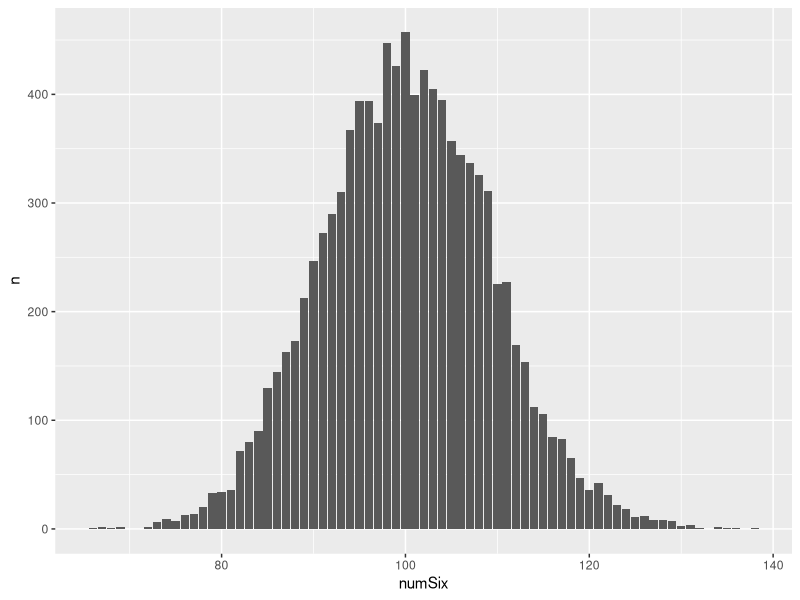
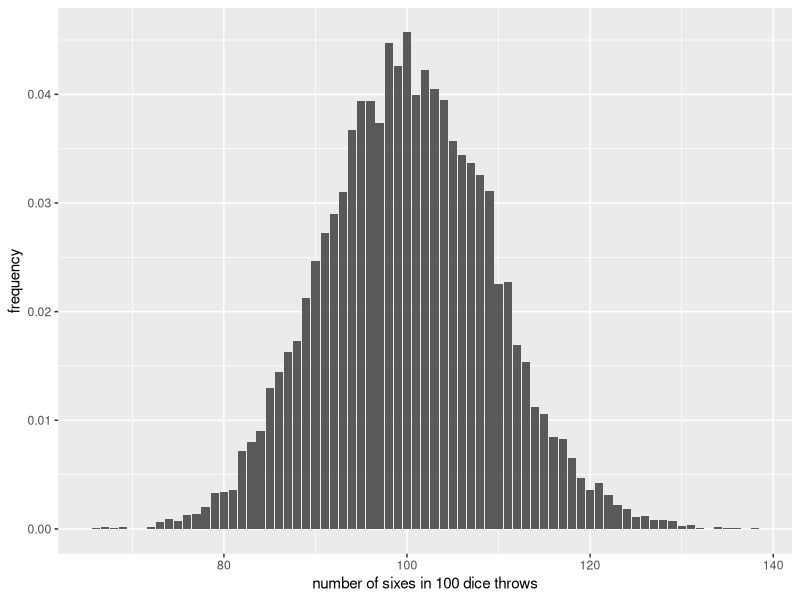
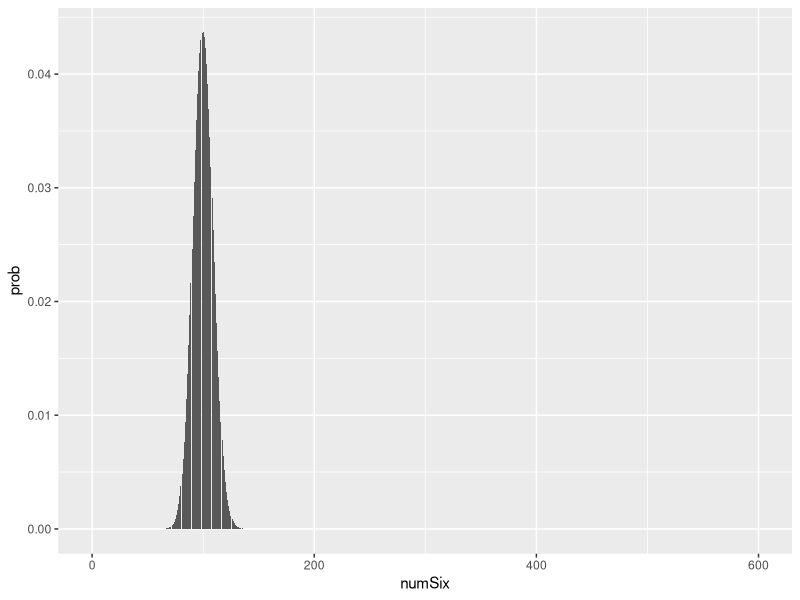
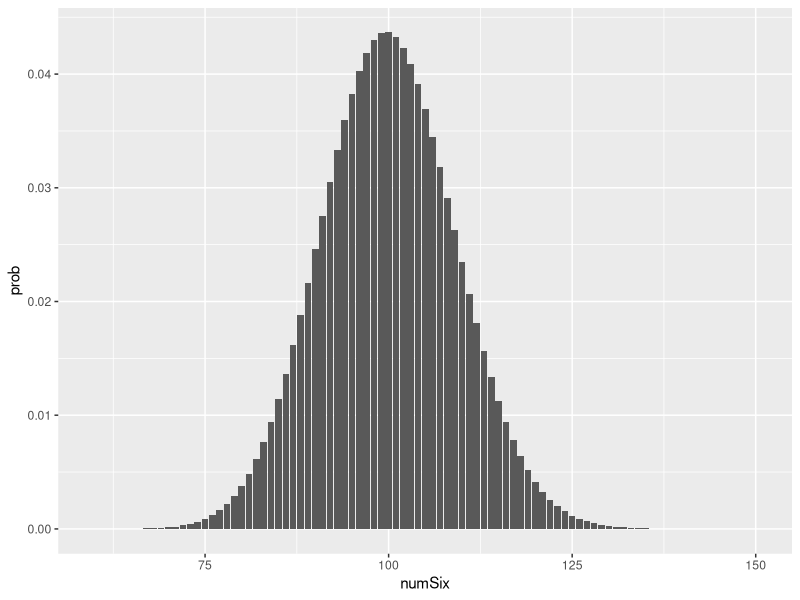
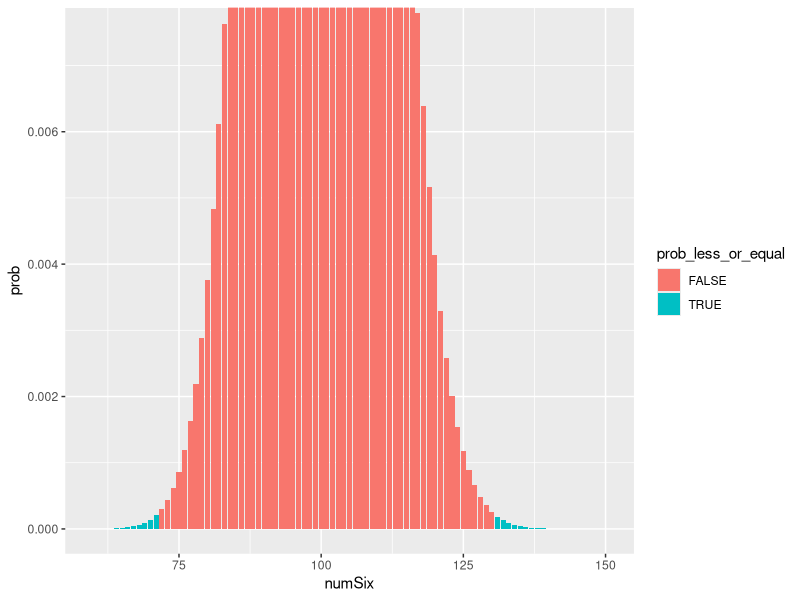
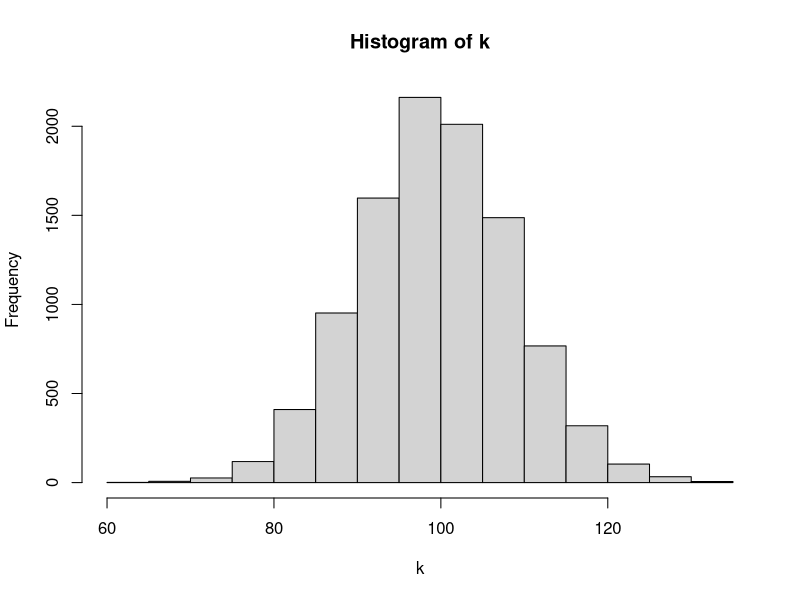
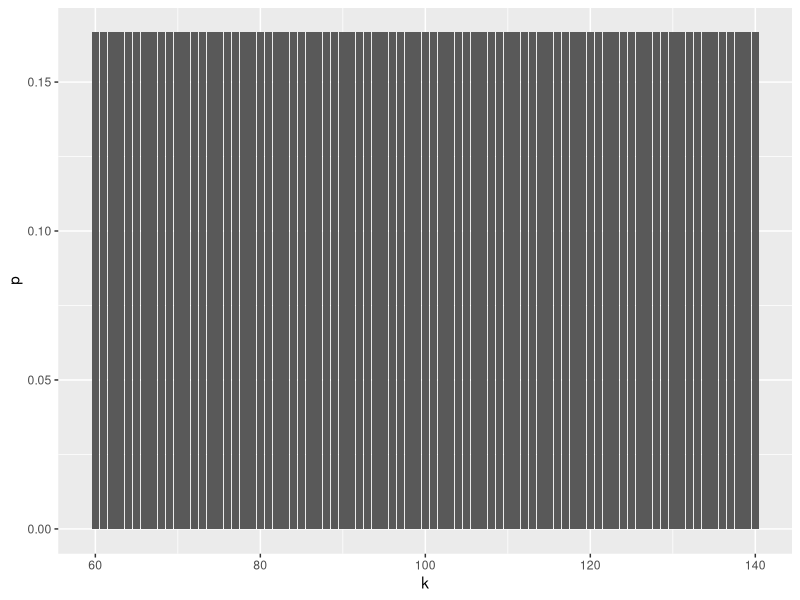
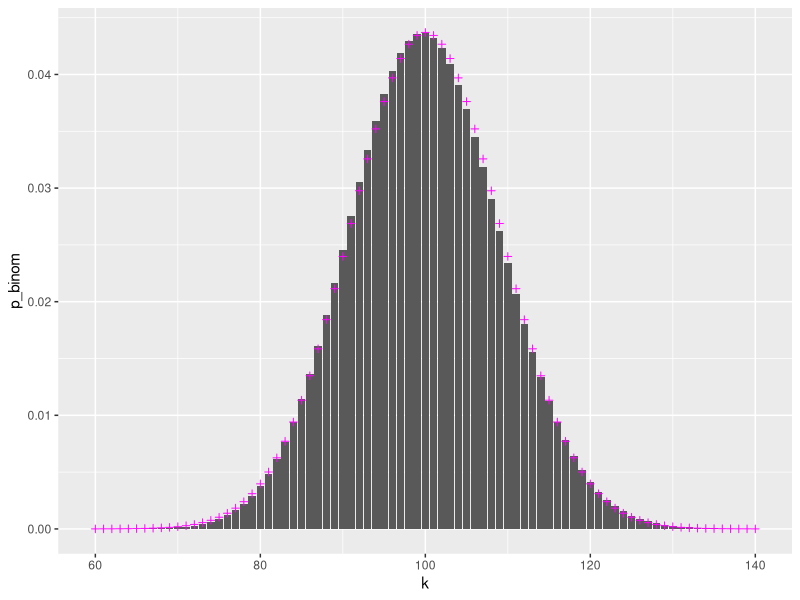

Source code (R) for these figures, in order:
## ---- chunk 1
suppressPackageStartupMessages( library(tidyverse) )
## ---- chunk 2
runif(1)    # 1 ist die Anzahl der zu ziehenden Zahlen
## ---- chunk 3
runif(100) < 1/6
## ---- chunk 4
sum( runif(600) < 1/6 )
## ---- chunk 5
sum( runif(600) < 1/6 )
sum( runif(600) < 1/6 )
sum( runif(600) < 1/6 )
sum( runif(600) < 1/6 )
## ---- chunk 6
set.seed( 13245768 )
replicate( 10000, {
  sum( runif(600) < 1/6 )
} ) -> many_tries

head( many_tries )
## ---- chunk 7
mean( many_tries )
## ---- chunk 8
tibble( numSix = many_tries ) %>%
group_by( numSix ) %>%
summarise( n = n() ) -> distr
distr
## ---- chunk 9
distr %>%
ggplot +
  geom_col( aes( x=numSix, y=n ))
## ---- chunk 10
distr %>%
ggplot +
  geom_col( aes( x=numSix, y=n/sum(n) )) +
  xlab("number of sixes in 100 dice throws") + ylab("frequency")
## ---- chunk 11
sum( many_tries >= 130 )
## ---- chunk 12
distr %>%
filter( numSix >= 130 ) %>%
summarise( sum(n) )
## ---- chunk 13
n <- 10
p <- 1/6
k <- 2

choose( n, k ) * p^k * (1-p)^(n-k)
## ---- chunk 14
dbinom( k, n, p )
## ---- chunk 15
tibble( numSix = 0:600 ) %>%
mutate( prob = dbinom( numSix, 600, 1/6 ) )
## ---- chunk 16
tibble( numSix = 0:600 ) %>%
mutate( prob = dbinom( numSix, 600, 1/6 ) ) %>%
ggplot +
  geom_col( aes( x=numSix, y=prob ) )
## ---- chunk 17
tibble( numSix = 60:150 ) %>%
mutate( prob = dbinom( numSix, 600, 1/6 ) ) %>%
ggplot +
  geom_col( aes( x=numSix, y=prob ) )
## ---- chunk 18
dbinom( 130:600, 600, 1/6 )
## ---- chunk 19
sum( dbinom( 130:600, 600, 1/6 ) )
## ---- chunk 20
sum( dbinom( 0:129, 600, 1/6 ) )
## ---- chunk 21
1 - sum( dbinom( 0:129, 600, 1/6 ) )
## ---- chunk 22
sum( dbinom( 0:129, 600, 1/6 ) )
## ---- chunk 23
pbinom( 129, 600, 1/6 ) 
## ---- chunk 24
binom.test( 130, 600, 1/6, alternative="greater" )
## ---- chunk 25
binom.test( 130, 600, 1/6 )    # Verwende Default-Wert alternative="two.sided" )
## ---- chunk 26
tibble( numSix = 0:600 ) %>%
mutate( prob = dbinom( numSix, 600, 1/6 ) ) %>%
mutate( as_or_even_less_likely = prob <= dbinom( 130, 600, 1/6 ) )
## ---- chunk 27
tibble( numSix = 0:600 ) %>%
mutate( prob = dbinom( numSix, 600, 1/6 ) ) %>%
mutate( as_or_even_less_likely = prob <= dbinom( 130, 600, 1/6 ) ) %>%
filter( as_or_even_less_likely ) %>%
summarise( sum(prob) )
## ---- chunk 28
tibble( numSix = 60:150 ) %>%
mutate( prob = dbinom( numSix, 600, 1/6 ) ) %>%
mutate( prob_less_or_equal = prob < dbinom( 130, 600, 1/6 ) ) %>%
ggplot +
  geom_col( aes( x=numSix, y=prob, fill=prob_less_or_equal ) ) +
  scale_y_continuous( limits=c( 0, .0075 ), oob = scales::rescale_none )
## ---- chunk 29
binom.test( 243, 243+682, 1/4 )
## ---- chunk 30
binom.test( 682, 243+682, 3/4 )
## ---- chunk 31
binom.test( 6820, 2430+6820, 3/4 )
## ---- chunk 32
sum( runif(20) < 1/6 )
## ---- chunk 33
rbinom( 1, 20, 1/6 )
## ---- chunk 34
replicate( 30, sum( runif(20) < 1/6 ) )
## ---- chunk 35
rbinom( 30, 20, 1/6 )
## ---- chunk 36
n <- 600
p <- 1/6

k <- rbinom( 10000, n, p )

head( k, 50 )  # Zeige nur die ersten 50 der 10000 Werte
## ---- chunk 37
mean( k == 112 )
## ---- chunk 38
dbinom( 112, n, p )
## ---- chunk 39
mean(k)
## ---- chunk 40
n * p * (1-p)
## ---- chunk 41
var(k)
## ---- chunk 42
sqrt( n * p * (1-p) )
## ---- chunk 43
sd( k )
## ---- chunk 44
hist( k )
## ---- chunk 45
tibble( k ) %>%
group_by( k ) %>%
summarise( n=n() ) %>%
mutate( )  
ggplot +
  geom_col( aes( x=k, y=n/sum(n) ) )
## ---- chunk 46
tibble( k = 60:140 ) %>%
mutate( p_binom = dbinom( k, 600, 1/6 ) ) %>%
ggplot + geom_col( aes( x=k, y=p ) )
## ---- chunk 47
n <- 600
p <- 1/6

mu <- n*p
sd <- sqrt( n*p*(1-p) )

tibble( k = 60:140 ) %>%
mutate( p_binom = dbinom( k, size=n, prob=p ) ) %>%
mutate( p_norm = dnorm( k, mean=mu, sd=sd ) ) %>%  
ggplot + 
  geom_col( aes( x=k, y=p_binom ) ) +
  geom_point( aes( x=k, y=p_norm ), shape="plus", col="magenta" )
## ---- chunk 48
n <- 10
p <- 1/6

mu <- n*p
sd <- sqrt( n*p*(1-p) )

tibble( k = 0:10 ) %>%
mutate( p_binom = dbinom( k, size=n, prob=p ) ) %>%
mutate( p_norm = dnorm( k, mean=mu, sd=sd ) ) %>%  
ggplot + 
  geom_col( aes( x=k, y=p_binom ) ) +
  geom_point( aes( x=k, y=p_norm ), shape="plus", col="magenta" )
## ---- chunk 49
n <- 600
p <- .005

mu <- n*p
sd <- sqrt( n*p*(1-p) )

tibble( k = 0:20 ) %>%
mutate( p_binom = dbinom( k, size=n, prob=p ) ) %>%
mutate( p_norm = dnorm( k, mean=mu, sd=sd ) ) %>%  
ggplot + 
  geom_col( aes( x=k, y=p_binom ) ) +
  geom_point( aes( x=k, y=p_norm ), shape="plus", col="magenta" )
